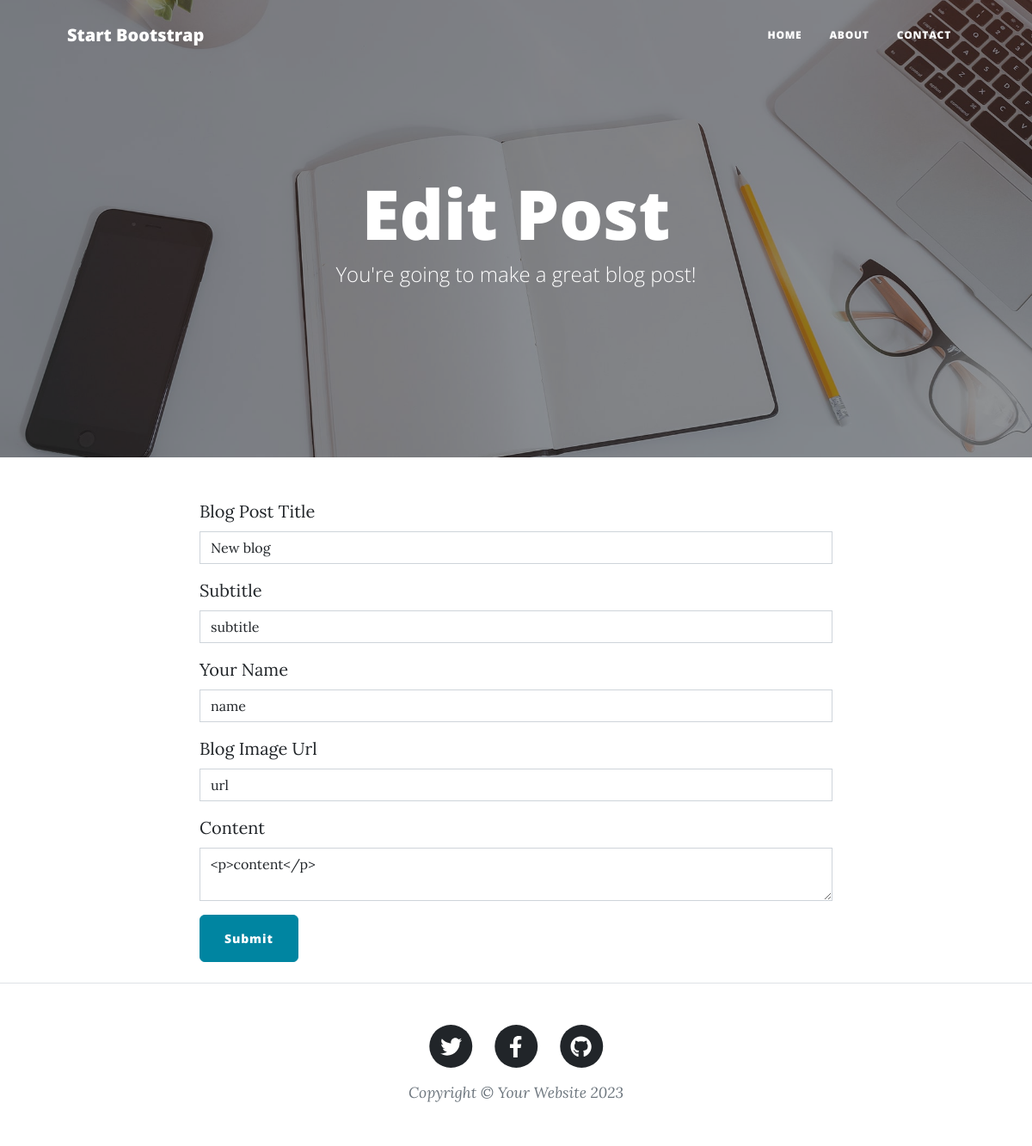
Before: /edit-post/4 with the older database file.
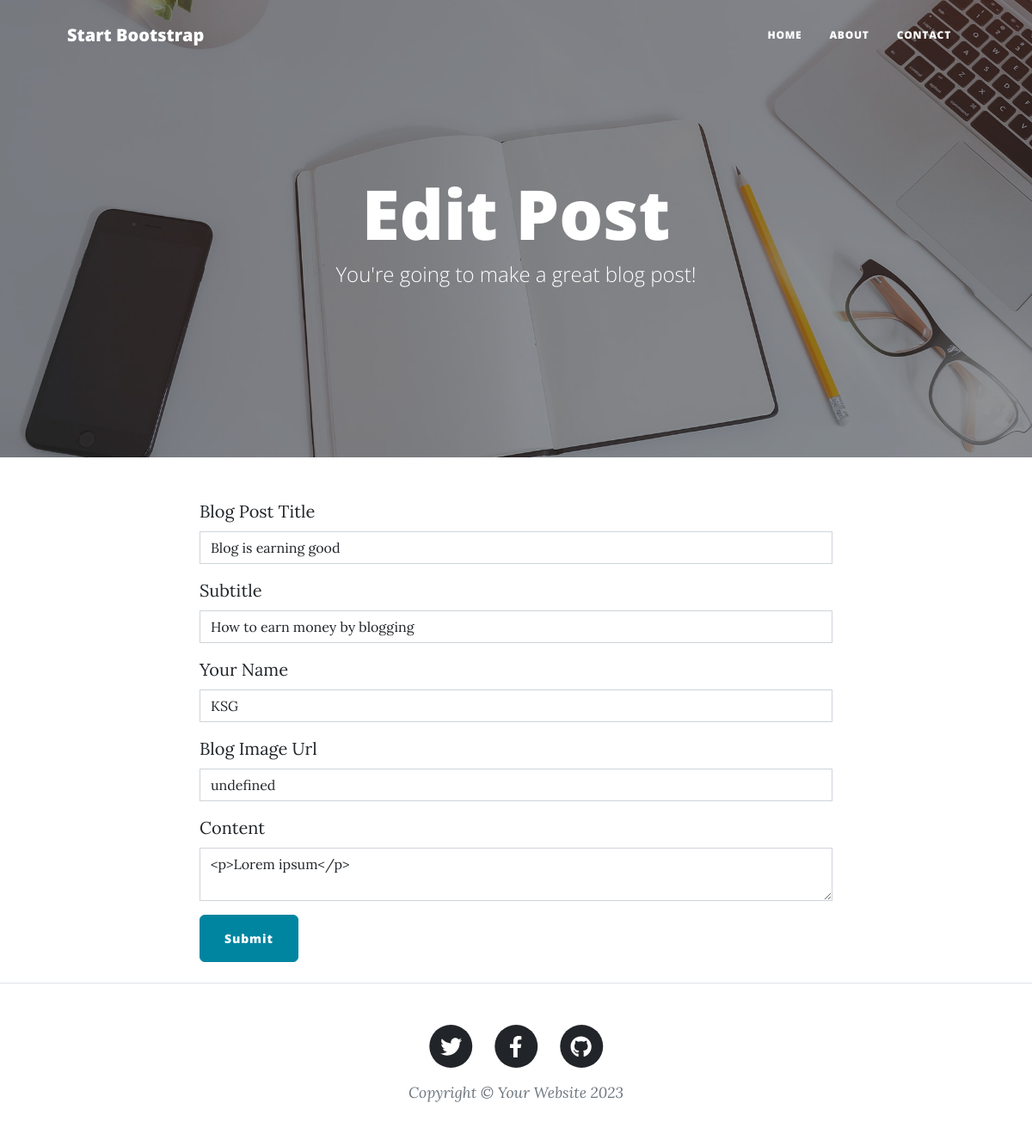
After: the same page with the newer database file.
### main.py (models this page shows)
class BlogPost(db.Model):
    id: Mapped[int] = mapped_column(Integer, primary_key=True)
    title: Mapped[str] = mapped_column(
        String(250), unique=True, nullable=False)
    subtitle: Mapped[str] = mapped_column(String(250), nullable=False)
    date: Mapped[str] = mapped_column(String(250), nullable=False)
    body: Mapped[str] = mapped_column(Text, nullable=False)
    author: Mapped[str] = mapped_column(String(250), nullable=False)
    img_url: Mapped[str] = mapped_column(String(250), nullable=False)

### main.py (the view, shortened to what this page needs)
@app.route('/edit-post/<post_id>', methods=['POST', 'GET'])
def edit_post(post_id):
    post_to_edit = db.get_or_404(BlogPost, post_id)
    form = AddForm(
        title=post_to_edit.title,
        sub_title=post_to_edit.subtitle,
        author=post_to_edit.author,
        img_url=post_to_edit.img_url,
        body=post_to_edit.body,
    )
    return render_template("make-post.html", form=form, mode="edit")

### main.py
class AddForm(FlaskForm):
    title = StringField('Blog Post Title', validators=[DataRequired()])
    sub_title = StringField('Subtitle', validators=[DataRequired()])
    author = StringField('Your Name', validators=[DataRequired()])
    img_url = StringField('Blog Image Url', validators=[DataRequired()])
    body = CKEditorField('Content')
    submit = SubmitField('Submit')

### templates/make-post.html (shortened to what this page needs)
{% block content %} {% include "header.html" %}
{% from 'bootstrap5/form.html' import render_form %}
<header
  class="masthead"
  style="background-image: url('../static/assets/img/edit-bg.jpg')"
>
  <div class="container position-relative px-4 px-lg-5">
    <div class="row gx-4 gx-lg-5 justify-content-center">
      <div class="col-md-10 col-lg-8 col-xl-7">
        <div class="page-heading">
           {% if mode == "add"%}
          <h1>New Post</h1>
          {% else %}
            <h1>Edit Post</h1>
          {% endif %}
          <span class="subheading"
            >You're going to make a great blog post!</span
          >
        </div>
      </div>
    </div>
  </div>
</header>
<main class="mb-4">
  <div class="container">
    <div class="row">
      <div class="col-lg-8 col-md-10 mx-auto">
        {{render_form(form)}}
      </div>
    </div>
  </div>
</main>
{% include "footer.html" %} {% endblock %}

Changed rows visible on the page:
changed BlogPost: title "New blog" → "Blog is earning good"; author "name" → "KSG"; img_url "url" → "undefined"; body "<p>content</p>" → "<p>Lorem ipsum</p>"
Other visible differences:
form field sub_title: "subtitle" → "How to earn money by blogging"
